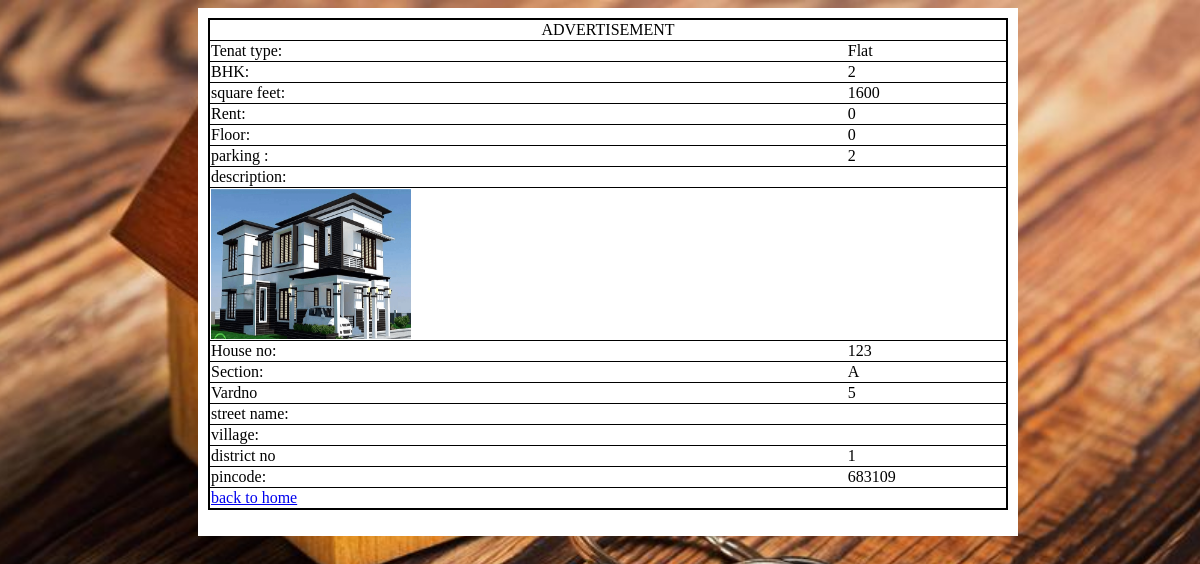
/viewadv.php?id=18&name=oid4, run on the app's committed database.
### tables this page shows
CREATE TABLE `advertisement` (
  `num` int(15) NOT NULL,
  `no` varchar(15) NOT NULL,
  `oname` varchar(35) DEFAULT NULL,
  `typeof` int(5) DEFAULT NULL,
  `advno` int(10) NOT NULL,
  `ora` varchar(3) DEFAULT NULL,
  `nofbatch` int(10) NOT NULL,
  `bhk` int(5) NOT NULL,
  `forb` varchar(5) DEFAULT NULL,
  `sqrft` varchar(20) DEFAULT NULL,
  `facing` varchar(10) DEFAULT NULL,
  `fy` varchar(3) DEFAULT NULL,
  `flatcno` varchar(12) DEFAULT NULL,
  `ebc` varchar(12) DEFAULT NULL,
  `tax` varchar(12) DEFAULT NULL,
  `rent` int(15) NOT NULL,
  `floor` int(6) DEFAULT NULL,
  `adno` int(11) DEFAULT NULL,
  `year` varchar(10) DEFAULT NULL,
  `pkno` int(5) NOT NULL,
  `description` varchar(500) DEFAULT NULL,
  `loan` varchar(3) DEFAULT NULL,
  `autname` varchar(30) DEFAULT NULL,
  `autdob` date DEFAULT NULL,
  `autcity` varchar(25) DEFAULT NULL,
  `autcno` varchar(12) DEFAULT NULL,
  `autpin` varchar(12) DEFAULT NULL,
  `autdesg` varchar(35) DEFAULT NULL,
  `autemail` varchar(35) DEFAULT NULL,
  `dis` int(4) DEFAULT NULL,
  `relation` varchar(12) DEFAULT NULL,
  `cno` varchar(15) DEFAULT NULL,
  `apornot` int(3) DEFAULT 0
);

CREATE TABLE `typeofh` (
  `typeof` int(5) NOT NULL DEFAULT 0,
  `tpfhtype` varchar(35) DEFAULT NULL
);

CREATE TABLE `image` (
  `num` int(15) NOT NULL,
  `img1` longtext DEFAULT NULL,
  `img2` longtext DEFAULT NULL,
  `img3` longtext DEFAULT NULL,
  `img4` longtext DEFAULT NULL
);

CREATE TABLE `address` (
  `adno` int(10) NOT NULL,
  `no` varchar(15) DEFAULT NULL,
  `hno` int(10) DEFAULT NULL,
  `hname` varchar(35) DEFAULT NULL,
  `section` varchar(5) DEFAULT NULL,
  `vardno` varchar(8) DEFAULT NULL,
  `sname` varchar(30) DEFAULT NULL,
  `village` varchar(35) DEFAULT NULL,
  `city` varchar(35) DEFAULT NULL,
  `type` int(3) DEFAULT NULL,
  `disno` int(3) NOT NULL,
  `pcode` int(10) DEFAULT NULL
);

### viewadv.php (the view, shortened to what this page needs)
<html>
<head>
<link rel="stylesheet" type="text/css" href="css/sviewadv.css">
</head>
<body>
	<div class="content">
<?php
include 'dataconnect.php';
$num=$_GET['id'];
$no=$_GET['name'];
$sql=$conn->query("select * from advertisement where num='$num'");
if($sql->num_rows >0)
{
	echo'<form name="sviewdvform" onsubmit="return checkdata()" method="POST">';
while($result=mysqli_fetch_assoc($sql))
{
echo '<table width="400"><tr>';
echo'<td colspan="2" align="center">ADVERTISEMENT</td><tr>';
$typeof=$result['typeof'];
$res=$conn->query("select * from typeofh where typeof='$typeof'");
if($res->num_rows >0)
{
	while($row=mysqli_fetch_assoc($res))
		{
			$tpfhtype=$row['tpfhtype'];
		}
}
echo'<tr><td>Tenat type:</td><td>'.$tpfhtype.'</td></tr>';
echo'<tr><td>BHK:</td><td>'.$result['bhk'].'</td></tr>';
echo"<tr><td>square feet:</td><td>".$result['sqrft']."</td></tr>";
echo"<tr><td>Rent:</td><td>".$result['rent']."</td></tr>";
echo"<tr><td>Floor:</td><td>".$result['floor']."</td></tr>";
echo"<tr><td>parking :</td><td>".$result['pkno']."</td></tr>";
echo"<tr><td>description:</td><td>".$result['description']."</td></tr>";
$userid=$result['no'];
$adn=$result['adno'];
$img=$conn->query("select * from image where num='$num'");
if($img->num_rows >0)
{
	while($im=mysqli_fetch_assoc($img))
	{
		$im1=$im['img1'];
	}
}
echo '<tr><td><img src="'.$im1.'" height="150" width="200"></td>';
$ad=$conn->query(" select * from address where no='$userid' and adno='$adn'");
if($ad->num_rows>0)
{
while($result=mysqli_fetch_assoc($ad)){
echo" <tr><td>House no:</td><td>".$result['hno']."</td></tr>";
echo" <tr><td>Section:</td><td>".$result['section']."</td></tr>";
echo" <tr><td>Vardno</td><td>".$result['vardno']."</td></tr>";
echo" <tr><td>street name:</td><td>".$result['sname']."</td></tr>";
echo" <tr><td>village:</td><td>".$result['village']."</td></tr>";
echo" <tr><td>district no</td><td>".$result['disno']."</td></tr>";
echo" <tr><td>pincode:</td><td>".$result['pcode']."</td></tr>";
}
}
echo'<tr><td><a href="home.php?id='.$no.'">back to home</a></td>';
if($sql->num_rows >0)
{
}
else
{
echo'<td><a href="selecthouse.php?id='.$num.'&name='.$no.'" name="sel" onclick="return checkdata()" >select</td></tr>';
}}
echo"</table>";
echo"</form>";
}
?>
</body>
</html>

### css/sviewadv.css (style rules this page uses)
td { border:0; }
tr { border:1px solid black; }
table { border-collapse: collapse; width:100%; border: 2px solid black; }
.content { max-width: 800px; margin: auto; background: white; padding: 10px; align-content: center; }
body { background:#555; }

### viewadv.php (style rules this page uses)
body { background-image:url("images/im1.jpg"); height:100%; width:100%; background-position:center; background-repeat:no-repeat; background-size:cover; }
table { align-content: center; }

### data on the page
advertisement: typeofh.tpfhtype "Flat", bhk "2", sqrft "1600", rent "0", floor "0", pkno "2", image.img1 (picture)
address: hno "123", section "A", vardno "5", disno "1", pcode "683109"
